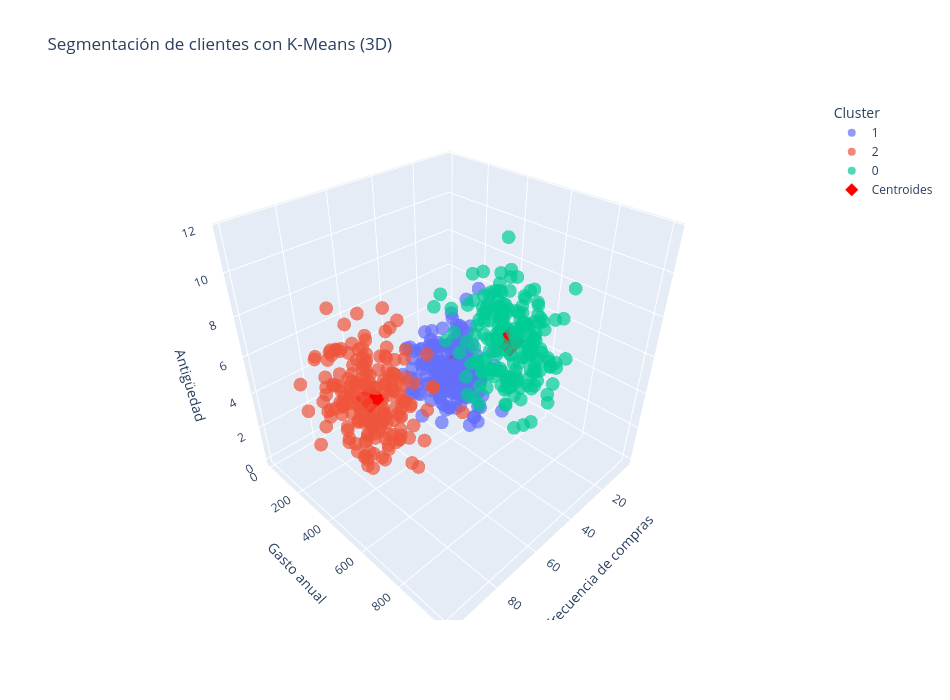

Notebook source saved alongside this figure:
### Markdown cell above
# Bloque 12. Visualizar los resultados en 3D

### Code cell
# Bloque 12. Visualización 3D interactiva

import plotly.express as px
import plotly.graph_objects as go

# Gráfico de los clientes
fig = px.scatter_3d(
    df3,
    x="Frecuencia_compras",
    y="Gasto_anual",
    z="Antiguedad",
    color=df3["Cluster"].astype(str),
    opacity=0.7,
    title="Segmentación de clientes con K-Means (3D)",
    labels={"color": "Cluster"}
)

# Recuperar los centroides en las unidades originales
centros3 = scaler3.inverse_transform(
    kmeans3.cluster_centers_
)

# Añadir los centroides
fig.add_trace(
    go.Scatter3d(
        x=centros3[:, 0],
        y=centros3[:, 1],
        z=centros3[:, 2],
        mode="markers",
        marker=dict(
            size=10,
            color="red",
            symbol="diamond"
        ),
        name="Centroides"
    )
)

# Configuración visual
fig.update_layout(
    width=950,
    height=700,
    scene=dict(
        xaxis_title="Frecuencia de compras",
        yaxis_title="Gasto anual",
        zaxis_title="Antigüedad"
    )
)

fig.show()

### Figure 1 — Plotly figure (JSON) as saved in the notebook; plotly's stock layout.template omitted (floating-point values rounded to 4 significant figures; data arrays with more than 128 entries replaced by an {"elided": "..."} marker saying what was removed)
{"data": [{"hovertemplate": "Cluster=1<br>Frecuencia_compras=%{x}<br>Gasto_anual=%{y}<br>Antiguedad=%{z}<extra></extra>", "legendgroup": "1", "marker": {"color": "#636efa", "opacity": 0.7, "symbol": "circle"}, "mode": "markers", "name": "1", "scene": "scene", "showlegend": true, "type": "scatter3d", "x": {"elided": "200 int values"}, "y": {"elided": "200 float values"}, "z": {"elided": "200 float values"}}, {"hovertemplate": "Cluster=2<br>Frecuencia_compras=%{x}<br>Gasto_anual=%{y}<br>Antiguedad=%{z}<extra></extra>", "legendgroup": "2", "marker": {"color": "#EF553B", "opacity": 0.7, "symbol": "circle"}, "mode": "markers", "name": "2", "scene": "scene", "showlegend": true, "type": "scatter3d", "x": {"elided": "203 int values"}, "y": {"elided": "203 float values"}, "z": {"elided": "203 float values"}}, {"hovertemplate": "Cluster=0<br>Frecuencia_compras=%{x}<br>Gasto_anual=%{y}<br>Antiguedad=%{z}<extra></extra>", "legendgroup": "0", "marker": {"color": "#00cc96", "opacity": 0.7, "symbol": "circle"}, "mode": "markers", "name": "0", "scene": "scene", "showlegend": true, "type": "scatter3d", "x": {"elided": "197 int values"}, "y": {"elided": "197 float values"}, "z": {"elided": "197 float values"}}, {"marker": {"color": "red", "size": 10, "symbol": "diamond"}, "mode": "markers", "name": "Centroides", "type": "scatter3d", "x": [47.99, 25.01, 78.72], "y": [752.8, 242.5, 396.8], "z": [7.944, 2.047, 4.923]}], "layout": {"height": 700, "legend": {"title": {"text": "Cluster"}, "tracegroupgap": 0}, "scene": {"domain": {"x": [0, 1], "y": [0, 1]}, "xaxis": {"title": {"text": "Frecuencia de compras"}}, "yaxis": {"title": {"text": "Gasto anual"}}, "zaxis": {"title": {"text": "Antigüedad"}}}, "title": {"text": "Segmentación de clientes con K-Means (3D)"}, "width": 950}}
